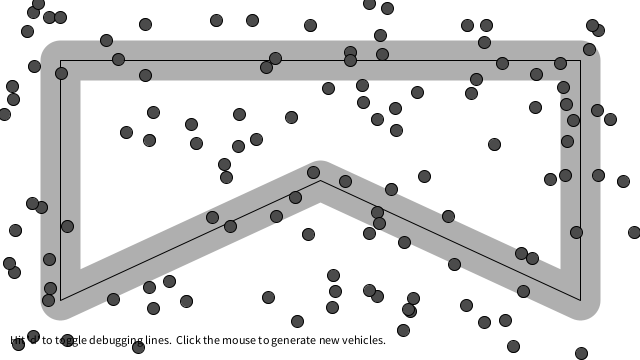
Frame 1 (no input)
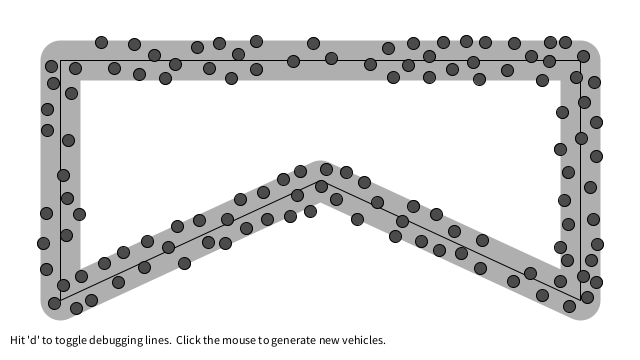
Frame 60 (the mouse pressed at the canvas centre just before this capture)
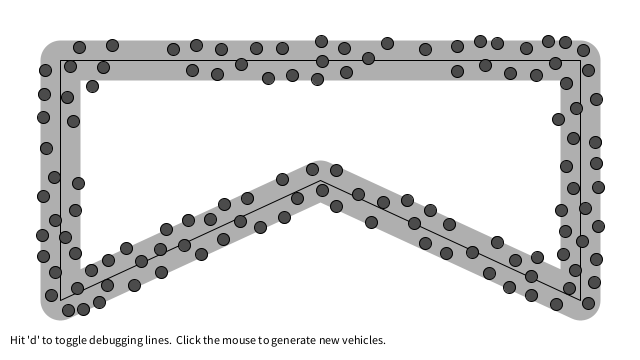
Frame 120 (the mouse held since frame 60 and released just before this capture)

The Processing sketch that drew these frames (run headless with seeded random() and noise(); from frame 60 on, the mouse is pressed at the canvas centre):

// Processing sketch: CrowdPathFollowing
// ── CrowdPathFollowing.pde
// The Nature of Code
// Daniel Shiffman
// http://natureofcode.com

// Crowd Path Following
// Via Reynolds: http://www.red3d.com/cwr/steer/CrowdPath.html

// Using this variable to decide whether to draw all the stuff
boolean debug = false;


// A path object (series of connected points)
Path path;

// Two vehicles
ArrayList<Vehicle> vehicles;

void setup() {
  size(640,360);
  // Call a function to generate new Path object
  newPath();

  // We are now making random vehicles and storing them in an ArrayList
  vehicles = new ArrayList<Vehicle>();
  for (int i = 0; i < 120; i++) {
    newVehicle(random(width),random(height));
  }
}

void draw() {
  background(255);
  // Display the path
  path.display();

  for (Vehicle v : vehicles) {
    // Path following and separation are worked on in this function
    v.applyBehaviors(vehicles,path);
    // Call the generic run method (update, borders, display, etc.)
    v.run();
  }

  // Instructions
  fill(0);
  text("Hit 'd' to toggle debugging lines.  Click the mouse to generate new vehicles.",10,height-16);
}

void newPath() {
  // A path is a series of connected points
  // A more sophisticated path might be a curve
  path = new Path();
  float offset = 60;
  path.addPoint(offset,offset);
  path.addPoint(width-offset,offset);
  path.addPoint(width-offset,height-offset);
  path.addPoint(width/2,height-offset*3);
  path.addPoint(offset,height-offset);
}

void newVehicle(float x, float y) {
  float maxspeed = random(2,4);
  float maxforce = 0.3;
  vehicles.add(new Vehicle(new PVector(x,y),maxspeed,maxforce));
}

void keyPressed() {
  if (key == 'd') {
    debug = !debug;
  }
}

void mousePressed() {
  newVehicle(mouseX,mouseY);
}




// ── Path.pde
// The Nature of Code
// Daniel Shiffman
// http://natureofcode.com

// Path Following

class Path {

  // A Path is an arraylist of points (PVector objects)
  ArrayList<PVector> points;
  // A path has a radius, i.e how far is it ok for the boid to wander off
  float radius;

  Path() {
    // Arbitrary radius of 20
    radius = 20;
    points = new ArrayList<PVector>();
  }

  // Add a point to the path
  void addPoint(float x, float y) {
    PVector point = new PVector(x, y);
    points.add(point);
  }

  // Draw the path
  void display() {
    strokeJoin(ROUND);
    
    // Draw thick line for radius
    stroke(175);
    strokeWeight(radius*2);
    noFill();
    beginShape();
    for (PVector v : points) {
      vertex(v.x, v.y);
    }
    endShape(CLOSE);
    // Draw thin line for center of path
    stroke(0);
    strokeWeight(1);
    noFill();
    beginShape();
    for (PVector v : points) {
      vertex(v.x, v.y);
    }
    endShape(CLOSE);
  }
}




// ── Vehicle.pde
// The Nature of Code
// Daniel Shiffman
// http://natureofcode.com

// Path Following

// Vehicle class

class Vehicle {

  // All the usual stuff
  PVector location;
  PVector velocity;
  PVector acceleration;
  float r;
  float maxforce;    // Maximum steering force
  float maxspeed;    // Maximum speed

    // Constructor initialize all values
  Vehicle( PVector l, float ms, float mf) {
    location = l.get();
    r = 12;
    maxspeed = ms;
    maxforce = mf;
    acceleration = new PVector(0, 0);
    velocity = new PVector(maxspeed, 0);
  }

  // A function to deal with path following and separation
  void applyBehaviors(ArrayList vehicles, Path path) {
    // Follow path force
    PVector f = follow(path);
    // Separate from other boids force
    PVector s = separate(vehicles);
    // Arbitrary weighting
    f.mult(3);
    s.mult(1);
    // Accumulate in acceleration
    applyForce(f);
    applyForce(s);
  }

  void applyForce(PVector force) {
    // We could add mass here if we want A = F / M
    acceleration.add(force);
  }



  // Main "run" function
  public void run() {
    update();
    borders();
    render();
  }


  // This function implements Craig Reynolds' path following algorithm
  // http://www.red3d.com/cwr/steer/PathFollow.html
  PVector follow(Path p) {

    // Predict location 25 (arbitrary choice) frames ahead
    PVector predict = velocity.get();
    predict.normalize();
    predict.mult(25);
    PVector predictLoc = PVector.add(location, predict);

    // Now we must find the normal to the path from the predicted location
    // We look at the normal for each line segment and pick out the closest one
    PVector normal = null;
    PVector target = null;
    float worldRecord = 1000000;  // Start with a very high worldRecord distance that can easily be beaten

    // Loop through all points of the path
    for (int i = 0; i < p.points.size(); i++) {

      // Look at a line segment
      PVector a = p.points.get(i);
      PVector b = p.points.get((i+1)%p.points.size()); // Note Path has to wraparound

      // Get the normal point to that line
      PVector normalPoint = getNormalPoint(predictLoc, a, b);

      // Check if normal is on line segment
      PVector dir = PVector.sub(b, a);
      // If it's not within the line segment, consider the normal to just be the end of the line segment (point b)
      //if (da + db > line.mag()+1) {
      if (normalPoint.x < min(a.x,b.x) || normalPoint.x > max(a.x,b.x) || normalPoint.y < min(a.y,b.y) || normalPoint.y > max(a.y,b.y)) {
        normalPoint = b.get();
        // If we're at the end we really want the next line segment for looking ahead
        a = p.points.get((i+1)%p.points.size());
        b = p.points.get((i+2)%p.points.size());  // Path wraps around
        dir = PVector.sub(b, a);
      }

      // How far away are we from the path?
      float d = PVector.dist(predictLoc, normalPoint);
      // Did we beat the worldRecord and find the closest line segment?
      if (d < worldRecord) {
        worldRecord = d;
        normal = normalPoint;
        
        // Look at the direction of the line segment so we can seek a little bit ahead of the normal
        dir.normalize();
        // This is an oversimplification
        // Should be based on distance to path & velocity
        dir.mult(25);
        target = normal.get();
        target.add(dir);
        
      }
    }

    // Draw the debugging stuff
    if (debug) {
      // Draw predicted future location
      stroke(0);
      fill(0);
      line(location.x, location.y, predictLoc.x, predictLoc.y);
      ellipse(predictLoc.x, predictLoc.y, 4, 4);

      // Draw normal location
      stroke(0);
      fill(0);
      ellipse(normal.x, normal.y, 4, 4);
      // Draw actual target (red if steering towards it)
      line(predictLoc.x, predictLoc.y, target.x, target.y);
      if (worldRecord > p.radius) fill(255, 0, 0);
      noStroke();
      ellipse(target.x, target.y, 8, 8);
    }

    // Only if the distance is greater than the path's radius do we bother to steer
    if (worldRecord > p.radius) {
      return seek(target);
    } 
    else {
      return new PVector(0, 0);
    }
  }


  // A function to get the normal point from a point (p) to a line segment (a-b)
  // This function could be optimized to make fewer new Vector objects
  PVector getNormalPoint(PVector p, PVector a, PVector b) {
    // Vector from a to p
    PVector ap = PVector.sub(p, a);
    // Vector from a to b
    PVector ab = PVector.sub(b, a);
    ab.normalize(); // Normalize the line
    // Project vector "diff" onto line by using the dot product
    ab.mult(ap.dot(ab));
    PVector normalPoint = PVector.add(a, ab);
    return normalPoint;
  }

  // Separation
  // Method checks for nearby boids and steers away
  PVector separate (ArrayList boids) {
    float desiredseparation = r*2;
    PVector steer = new PVector(0, 0, 0);
    int count = 0;
    // For every boid in the system, check if it's too close
    for (int i = 0 ; i < boids.size(); i++) {
      Vehicle other = (Vehicle) boids.get(i);
      float d = PVector.dist(location, other.location);
      // If the distance is greater than 0 and less than an arbitrary amount (0 when you are yourself)
      if ((d > 0) && (d < desiredseparation)) {
        // Calculate vector pointing away from neighbor
        PVector diff = PVector.sub(location, other.location);
        diff.normalize();
        diff.div(d);        // Weight by distance
        steer.add(diff);
        count++;            // Keep track of how many
      }
    }
    // Average -- divide by how many
    if (count > 0) {
      steer.div((float)count);
    }

    // As long as the vector is greater than 0
    if (steer.mag() > 0) {
      // Implement Reynolds: Steering = Desired - Velocity
      steer.normalize();
      steer.mult(maxspeed);
      steer.sub(velocity);
      steer.limit(maxforce);
    }
    return steer;
  }


  // Method to update location
  void update() {
    // Update velocity
    velocity.add(acceleration);
    // Limit speed
    velocity.limit(maxspeed);
    location.add(velocity);
    // Reset accelertion to 0 each cycle
    acceleration.mult(0);
  }

  // A method that calculates and applies a steering force towards a target
  // STEER = DESIRED MINUS VELOCITY
  PVector seek(PVector target) {
    PVector desired = PVector.sub(target, location);  // A vector pointing from the location to the target

    // Normalize desired and scale to maximum speed
    desired.normalize();
    desired.mult(maxspeed);
    // Steering = Desired minus Velocationity
    PVector steer = PVector.sub(desired, velocity);
    steer.limit(maxforce);  // Limit to maximum steering force

      return steer;
  }


  void render() {
    // Simpler boid is just a circle
    fill(75);
    stroke(0);
    pushMatrix();
    translate(location.x, location.y);
    ellipse(0, 0, r, r);
    popMatrix();
  }

  // Wraparound
  void borders() {
    if (location.x < -r) location.x = width+r;
    //if (location.y < -r) location.y = height+r;
    if (location.x > width+r) location.x = -r;
    //if (location.y > height+r) location.y = -r;
  }
}
